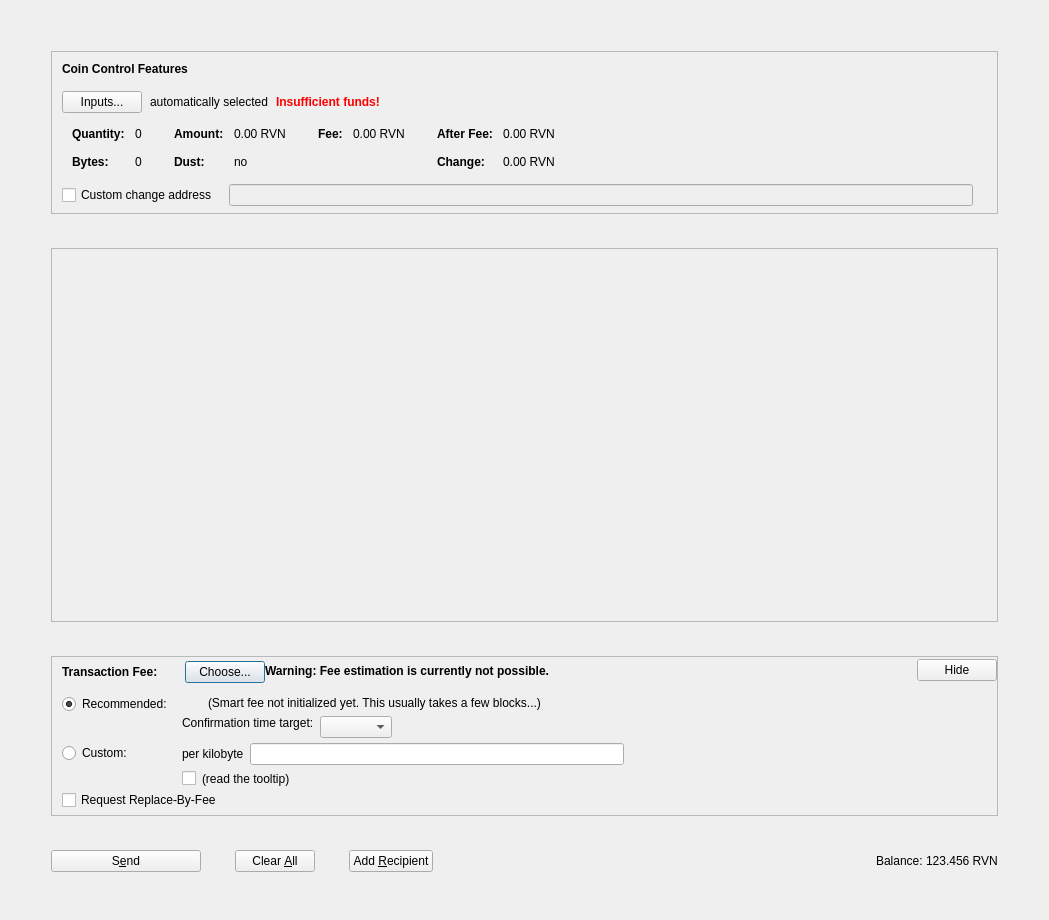
<?xml version="1.0" encoding="UTF-8"?>
<ui version="4.0">
 <class>SendCoinsDialog</class>
 <widget class="QDialog" name="SendCoinsDialog">
  <property name="geometry">
   <rect>
    <x>0</x>
    <y>0</y>
    <width>1049</width>
    <height>920</height>
   </rect>
  </property>
  <property name="windowTitle">
   <string>Send Coins</string>
  </property>
  <layout class="QVBoxLayout" name="verticalLayout" stretch="0">
   <property name="bottomMargin">
    <number>8</number>
   </property>
   <item>
    <layout class="QVBoxLayout" name="verticalLayout_3">
     <property name="spacing">
      <number>34</number>
     </property>
     <property name="leftMargin">
      <number>40</number>
     </property>
     <property name="topMargin">
      <number>40</number>
     </property>
     <property name="rightMargin">
      <number>40</number>
     </property>
     <property name="bottomMargin">
      <number>40</number>
     </property>
     <item>
      <widget class="QFrame" name="frameCoinControl">
       <property name="sizePolicy">
        <sizepolicy hsizetype="Expanding" vsizetype="Fixed">
         <horstretch>0</horstretch>
         <verstretch>0</verstretch>
        </sizepolicy>
       </property>
       <property name="maximumSize">
        <size>
         <width>16777215</width>
         <height>16777215</height>
        </size>
       </property>
       <property name="frameShape">
        <enum>QFrame::StyledPanel</enum>
       </property>
       <property name="frameShadow">
        <enum>QFrame::Sunken</enum>
       </property>
       <layout class="QVBoxLayout" name="verticalLayoutCoinControl2">
        <property name="spacing">
         <number>0</number>
        </property>
        <property name="leftMargin">
         <number>0</number>
        </property>
        <property name="topMargin">
         <number>0</number>
        </property>
        <property name="rightMargin">
         <number>0</number>
        </property>
        <property name="bottomMargin">
         <number>6</number>
        </property>
        <item>
         <layout class="QVBoxLayout" name="verticalLayoutCoinControl" stretch="0,0,0,0,0">
          <property name="spacing">
           <number>0</number>
          </property>
          <property name="leftMargin">
           <number>10</number>
          </property>
          <property name="topMargin">
           <number>10</number>
          </property>
          <item>
           <layout class="QHBoxLayout" name="horizontalLayoutCoinControl1">
            <property name="bottomMargin">
             <number>15</number>
            </property>
            <item>
             <widget class="QLabel" name="labelCoinControlFeatures">
              <property name="sizePolicy">
               <sizepolicy hsizetype="Preferred" vsizetype="Maximum">
                <horstretch>0</horstretch>
                <verstretch>0</verstretch>
               </sizepolicy>
              </property>
              <property name="font">
               <font>
                <weight>75</weight>
                <bold>true</bold>
               </font>
              </property>
              <property name="styleSheet">
               <string notr="true">font-weight:bold;</string>
              </property>
              <property name="text">
               <string>Coin Control Features</string>
              </property>
             </widget>
            </item>
           </layout>
          </item>
          <item>
           <layout class="QHBoxLayout" name="horizontalLayoutCoinControl2" stretch="0,0,0,0">
            <property name="spacing">
             <number>8</number>
            </property>
            <property name="bottomMargin">
             <number>10</number>
            </property>
            <item>
             <widget class="QPushButton" name="pushButtonCoinControl">
              <property name="styleSheet">
               <string notr="true"/>
              </property>
              <property name="text">
               <string>Inputs...</string>
              </property>
              <property name="autoDefault">
               <bool>false</bool>
              </property>
             </widget>
            </item>
            <item>
             <widget class="QLabel" name="labelCoinControlAutomaticallySelected">
              <property name="text">
               <string>automatically selected</string>
              </property>
              <property name="margin">
               <number>5</number>
              </property>
             </widget>
            </item>
            <item>
             <widget class="QLabel" name="labelCoinControlInsuffFunds">
              <property name="font">
               <font>
                <weight>75</weight>
                <bold>true</bold>
               </font>
              </property>
              <property name="styleSheet">
               <string notr="true">color:red;font-weight:bold;</string>
              </property>
              <property name="text">
               <string>Insufficient funds!</string>
              </property>
              <property name="margin">
               <number>5</number>
              </property>
             </widget>
            </item>
            <item>
             <spacer name="horizontalSpacerCoinControl">
              <property name="orientation">
               <enum>Qt::Horizontal</enum>
              </property>
              <property name="sizeHint" stdset="0">
               <size>
                <width>40</width>
                <height>1</height>
               </size>
              </property>
             </spacer>
            </item>
           </layout>
          </item>
          <item>
           <widget class="QWidget" name="widgetCoinControl" native="true">
            <property name="sizePolicy">
             <sizepolicy hsizetype="Preferred" vsizetype="Preferred">
              <horstretch>0</horstretch>
              <verstretch>0</verstretch>
             </sizepolicy>
            </property>
            <property name="minimumSize">
             <size>
              <width>0</width>
              <height>0</height>
             </size>
            </property>
            <property name="styleSheet">
             <string notr="true"/>
            </property>
            <layout class="QHBoxLayout" name="horizontalLayoutCoinControl5">
             <property name="leftMargin">
              <number>0</number>
             </property>
             <property name="topMargin">
              <number>0</number>
             </property>
             <property name="rightMargin">
              <number>0</number>
             </property>
             <property name="bottomMargin">
              <number>0</number>
             </property>
             <item>
              <layout class="QHBoxLayout" name="horizontalLayoutCoinControl3" stretch="0,0,0,1">
               <property name="spacing">
                <number>20</number>
               </property>
               <property name="topMargin">
                <number>0</number>
               </property>
               <property name="bottomMargin">
                <number>10</number>
               </property>
               <item>
                <layout class="QFormLayout" name="formLayoutCoinControl1">
                 <property name="horizontalSpacing">
                  <number>10</number>
                 </property>
                 <property name="verticalSpacing">
                  <number>14</number>
                 </property>
                 <property name="leftMargin">
                  <number>10</number>
                 </property>
                 <property name="topMargin">
                  <number>4</number>
                 </property>
                 <property name="rightMargin">
                  <number>6</number>
                 </property>
                 <item row="0" column="0">
                  <widget class="QLabel" name="labelCoinControlQuantityText">
                   <property name="font">
                    <font>
                     <weight>75</weight>
                     <bold>true</bold>
                    </font>
                   </property>
                   <property name="text">
                    <string>Quantity:</string>
                   </property>
                   <property name="margin">
                    <number>0</number>
                   </property>
                  </widget>
                 </item>
                 <item row="0" column="1">
                  <widget class="QLabel" name="labelCoinControlQuantity">
                   <property name="cursor">
                    <cursorShape>IBeamCursor</cursorShape>
                   </property>
                   <property name="contextMenuPolicy">
                    <enum>Qt::ActionsContextMenu</enum>
                   </property>
                   <property name="text">
                    <string notr="true">0</string>
                   </property>
                   <property name="margin">
                    <number>0</number>
                   </property>
                   <property name="textInteractionFlags">
                    <set>Qt::LinksAccessibleByMouse|Qt::TextSelectableByKeyboard|Qt::TextSelectableByMouse</set>
                   </property>
                  </widget>
                 </item>
                 <item row="1" column="0">
                  <widget class="QLabel" name="labelCoinControlBytesText">
                   <property name="font">
                    <font>
                     <weight>75</weight>
                     <bold>true</bold>
                    </font>
                   </property>
                   <property name="text">
                    <string>Bytes:</string>
                   </property>
                  </widget>
                 </item>
                 <item row="1" column="1">
                  <widget class="QLabel" name="labelCoinControlBytes">
                   <property name="cursor">
                    <cursorShape>IBeamCursor</cursorShape>
                   </property>
                   <property name="contextMenuPolicy">
                    <enum>Qt::ActionsContextMenu</enum>
                   </property>
                   <property name="text">
                    <string notr="true">0</string>
                   </property>
                   <property name="textInteractionFlags">
                    <set>Qt::LinksAccessibleByMouse|Qt::TextSelectableByKeyboard|Qt::TextSelectableByMouse</set>
                   </property>
                  </widget>
                 </item>
                </layout>
               </item>
               <item>
                <layout class="QFormLayout" name="formLayoutCoinControl2">
                 <property name="horizontalSpacing">
                  <number>10</number>
                 </property>
                 <property name="verticalSpacing">
                  <number>14</number>
                 </property>
                 <property name="leftMargin">
                  <number>6</number>
                 </property>
                 <property name="topMargin">
                  <number>4</number>
                 </property>
                 <property name="rightMargin">
                  <number>6</number>
                 </property>
                 <item row="0" column="0">
                  <widget class="QLabel" name="labelCoinControlAmountText">
                   <property name="font">
                    <font>
                     <weight>75</weight>
                     <bold>true</bold>
                    </font>
                   </property>
                   <property name="text">
                    <string>Amount:</string>
                   </property>
                   <property name="margin">
                    <number>0</number>
                   </property>
                  </widget>
                 </item>
                 <item row="0" column="1">
                  <widget class="QLabel" name="labelCoinControlAmount">
                   <property name="cursor">
                    <cursorShape>IBeamCursor</cursorShape>
                   </property>
                   <property name="contextMenuPolicy">
                    <enum>Qt::ActionsContextMenu</enum>
                   </property>
                   <property name="text">
                    <string notr="true">0.00 RVN</string>
                   </property>
                   <property name="textInteractionFlags">
                    <set>Qt::LinksAccessibleByMouse|Qt::TextSelectableByKeyboard|Qt::TextSelectableByMouse</set>
                   </property>
                  </widget>
                 </item>
                 <item row="1" column="0">
                  <widget class="QLabel" name="labelCoinControlLowOutputText">
                   <property name="font">
                    <font>
                     <weight>75</weight>
                     <bold>true</bold>
                    </font>
                   </property>
                   <property name="text">
                    <string>Dust:</string>
                   </property>
                  </widget>
                 </item>
                 <item row="1" column="1">
                  <widget class="QLabel" name="labelCoinControlLowOutput">
                   <property name="cursor">
                    <cursorShape>IBeamCursor</cursorShape>
                   </property>
                   <property name="contextMenuPolicy">
                    <enum>Qt::ActionsContextMenu</enum>
                   </property>
                   <property name="text">
                    <string notr="true">no</string>
                   </property>
                   <property name="textInteractionFlags">
                    <set>Qt::LinksAccessibleByMouse|Qt::TextSelectableByKeyboard|Qt::TextSelectableByMouse</set>
                   </property>
                  </widget>
                 </item>
                </layout>
               </item>
               <item>
                <layout class="QFormLayout" name="formLayoutCoinControl3">
                 <property name="horizontalSpacing">
                  <number>10</number>
                 </property>
                 <property name="verticalSpacing">
                  <number>14</number>
                 </property>
                 <property name="leftMargin">
                  <number>6</number>
                 </property>
                 <property name="topMargin">
                  <number>4</number>
                 </property>
                 <property name="rightMargin">
                  <number>6</number>
                 </property>
                 <item row="0" column="0">
                  <widget class="QLabel" name="labelCoinControlFeeText">
                   <property name="font">
                    <font>
                     <weight>75</weight>
                     <bold>true</bold>
                    </font>
                   </property>
                   <property name="text">
                    <string>Fee:</string>
                   </property>
                   <property name="margin">
                    <number>0</number>
                   </property>
                  </widget>
                 </item>
                 <item row="0" column="1">
                  <widget class="QLabel" name="labelCoinControlFee">
                   <property name="cursor">
                    <cursorShape>IBeamCursor</cursorShape>
                   </property>
                   <property name="contextMenuPolicy">
                    <enum>Qt::ActionsContextMenu</enum>
                   </property>
                   <property name="text">
                    <string notr="true">0.00 RVN</string>
                   </property>
                   <property name="textInteractionFlags">
                    <set>Qt::LinksAccessibleByMouse|Qt::TextSelectableByKeyboard|Qt::TextSelectableByMouse</set>
                   </property>
                  </widget>
                 </item>
                </layout>
               </item>
               <item>
                <layout class="QFormLayout" name="formLayoutCoinControl4">
                 <property name="horizontalSpacing">
                  <number>10</number>
                 </property>
                 <property name="verticalSpacing">
                  <number>14</number>
                 </property>
                 <property name="leftMargin">
                  <number>6</number>
                 </property>
                 <property name="topMargin">
                  <number>4</number>
                 </property>
                 <property name="rightMargin">
                  <number>6</number>
                 </property>
                 <item row="0" column="0">
                  <widget class="QLabel" name="labelCoinControlAfterFeeText">
                   <property name="font">
                    <font>
                     <weight>75</weight>
                     <bold>true</bold>
                    </font>
                   </property>
                   <property name="text">
                    <string>After Fee:</string>
                   </property>
                   <property name="margin">
                    <number>0</number>
                   </property>
                  </widget>
                 </item>
                 <item row="0" column="1">
                  <widget class="QLabel" name="labelCoinControlAfterFee">
                   <property name="cursor">
                    <cursorShape>IBeamCursor</cursorShape>
                   </property>
                   <property name="contextMenuPolicy">
                    <enum>Qt::ActionsContextMenu</enum>
                   </property>
                   <property name="text">
                    <string notr="true">0.00 RVN</string>
                   </property>
                   <property name="textInteractionFlags">
                    <set>Qt::LinksAccessibleByMouse|Qt::TextSelectableByKeyboard|Qt::TextSelectableByMouse</set>
                   </property>
                  </widget>
                 </item>
                 <item row="1" column="0">
                  <widget class="QLabel" name="labelCoinControlChangeText">
                   <property name="font">
                    <font>
                     <weight>75</weight>
                     <bold>true</bold>
                    </font>
                   </property>
                   <property name="text">
                    <string>Change:</string>
                   </property>
                  </widget>
                 </item>
                 <item row="1" column="1">
                  <widget class="QLabel" name="labelCoinControlChange">
                   <property name="cursor">
                    <cursorShape>IBeamCursor</cursorShape>
                   </property>
                   <property name="contextMenuPolicy">
                    <enum>Qt::ActionsContextMenu</enum>
                   </property>
                   <property name="text">
                    <string notr="true">0.00 RVN</string>
                   </property>
                   <property name="textInteractionFlags">
                    <set>Qt::LinksAccessibleByMouse|Qt::TextSelectableByKeyboard|Qt::TextSelectableByMouse</set>
                   </property>
                  </widget>
                 </item>
                </layout>
               </item>
              </layout>
             </item>
            </layout>
           </widget>
          </item>
          <item>
           <layout class="QHBoxLayout" name="horizontalLayoutCoinControl4" stretch="0,0,0">
            <property name="spacing">
             <number>12</number>
            </property>
            <property name="sizeConstraint">
             <enum>QLayout::SetDefaultConstraint</enum>
            </property>
            <property name="topMargin">
             <number>5</number>
            </property>
            <property name="rightMargin">
             <number>5</number>
            </property>
            <item>
             <widget class="QCheckBox" name="checkBoxCoinControlChange">
              <property name="toolTip">
               <string>If this is activated, but the change address is empty or invalid, change will be sent to a newly generated address.</string>
              </property>
              <property name="text">
               <string>Custom change address</string>
              </property>
             </widget>
            </item>
            <item>
             <widget class="QValidatedLineEdit" name="lineEditCoinControlChange">
              <property name="enabled">
               <bool>false</bool>
              </property>
              <property name="sizePolicy">
               <sizepolicy hsizetype="Expanding" vsizetype="Fixed">
                <horstretch>0</horstretch>
                <verstretch>0</verstretch>
               </sizepolicy>
              </property>
             </widget>
            </item>
            <item>
             <widget class="QLabel" name="labelCoinControlChangeLabel">
              <property name="sizePolicy">
               <sizepolicy hsizetype="Preferred" vsizetype="Expanding">
                <horstretch>0</horstretch>
                <verstretch>0</verstretch>
               </sizepolicy>
              </property>
              <property name="minimumSize">
               <size>
                <width>0</width>
                <height>0</height>
               </size>
              </property>
              <property name="text">
               <string/>
              </property>
              <property name="margin">
               <number>3</number>
              </property>
             </widget>
            </item>
           </layout>
          </item>
          <item>
           <spacer name="verticalSpacerCoinControl">
            <property name="orientation">
             <enum>Qt::Vertical</enum>
            </property>
            <property name="sizeHint" stdset="0">
             <size>
              <width>800</width>
              <height>1</height>
             </size>
            </property>
           </spacer>
          </item>
         </layout>
        </item>
       </layout>
      </widget>
     </item>
     <item>
      <widget class="QScrollArea" name="scrollArea">
       <property name="widgetResizable">
        <bool>true</bool>
       </property>
       <widget class="QWidget" name="scrollAreaWidgetContents">
        <property name="geometry">
         <rect>
          <x>0</x>
          <y>0</y>
          <width>943</width>
          <height>263</height>
         </rect>
        </property>
        <layout class="QVBoxLayout" name="verticalLayout_2" stretch="0,0">
         <property name="leftMargin">
          <number>0</number>
         </property>
         <property name="topMargin">
          <number>0</number>
         </property>
         <property name="rightMargin">
          <number>0</number>
         </property>
         <property name="bottomMargin">
          <number>0</number>
         </property>
         <item>
          <layout class="QVBoxLayout" name="entries">
           <property name="spacing">
            <number>6</number>
           </property>
          </layout>
         </item>
         <item>
          <spacer name="verticalSpacer">
           <property name="orientation">
            <enum>Qt::Vertical</enum>
           </property>
           <property name="sizeHint" stdset="0">
            <size>
             <width>20</width>
             <height>1000</height>
            </size>
           </property>
          </spacer>
         </item>
        </layout>
       </widget>
      </widget>
     </item>
     <item>
      <widget class="QFrame" name="frameFee">
       <property name="sizePolicy">
        <sizepolicy hsizetype="Expanding" vsizetype="Fixed">
         <horstretch>0</horstretch>
         <verstretch>0</verstretch>
        </sizepolicy>
       </property>
       <property name="maximumSize">
        <size>
         <width>16777215</width>
         <height>16777215</height>
        </size>
       </property>
       <property name="frameShape">
        <enum>QFrame::StyledPanel</enum>
       </property>
       <property name="frameShadow">
        <enum>QFrame::Sunken</enum>
       </property>
       <layout class="QVBoxLayout" name="verticalLayoutFee1">
        <property name="spacing">
         <number>0</number>
        </property>
        <property name="leftMargin">
         <number>0</number>
        </property>
        <property name="topMargin">
         <number>0</number>
        </property>
        <property name="rightMargin">
         <number>0</number>
        </property>
        <property name="bottomMargin">
         <number>0</number>
        </property>
        <item>
         <layout class="QVBoxLayout" name="verticalLayoutFee2" stretch="0,0,0">
          <property name="spacing">
           <number>0</number>
          </property>
          <property name="leftMargin">
           <number>10</number>
          </property>
          <property name="topMargin">
           <number>0</number>
          </property>
          <item>
           <layout class="QHBoxLayout" name="horizontalLayoutFee1">
            <property name="bottomMargin">
             <number>0</number>
            </property>
            <item>
             <layout class="QVBoxLayout" name="verticalLayoutFee7">
              <property name="spacing">
               <number>0</number>
              </property>
              <item>
               <spacer name="verticalSpacerSmartFee">
                <property name="orientation">
                 <enum>Qt::Vertical</enum>
                </property>
                <property name="sizeType">
                 <enum>QSizePolicy::Fixed</enum>
                </property>
                <property name="sizeHint" stdset="0">
                 <size>
                  <width>1</width>
                  <height>4</height>
                 </size>
                </property>
               </spacer>
              </item>
              <item>
               <layout class="QHBoxLayout" name="horizontalLayoutSmartFee">
                <property name="spacing">
                 <number>10</number>
                </property>
                <item>
                 <widget class="QLabel" name="labelFeeHeadline">
                  <property name="sizePolicy">
                   <sizepolicy hsizetype="Preferred" vsizetype="Maximum">
                    <horstretch>0</horstretch>
                    <verstretch>0</verstretch>
                   </sizepolicy>
                  </property>
                  <property name="font">
                   <font>
                    <weight>75</weight>
                    <bold>true</bold>
                   </font>
                  </property>
                  <property name="styleSheet">
                   <string notr="true">font-weight:bold;</string>
                  </property>
                  <property name="text">
                   <string>Transaction Fee:</string>
                  </property>
                 </widget>
                </item>
                <item>
                 <widget class="QLabel" name="labelFeeMinimized">
                  <property name="text">
                   <string/>
                  </property>
                 </widget>
                </item>
                <item>
                 <widget class="QPushButton" name="buttonChooseFee">
                  <property name="text">
                   <string>Choose...</string>
                  </property>
                 </widget>
                </item>
               </layout>
              </item>
              <item>
               <spacer name="verticalSpacer_5">
                <property name="orientation">
                 <enum>Qt::Vertical</enum>
                </property>
                <property name="sizeHint" stdset="0">
                 <size>
                  <width>1</width>
                  <height>1</height>
                 </size>
                </property>
               </spacer>
              </item>
             </layout>
            </item>
            <item>
             <widget class="QLabel" name="fallbackFeeWarningLabel">
              <property name="font">
               <font>
                <weight>75</weight>
                <bold>true</bold>
               </font>
              </property>
              <property name="toolTip">
               <string>Using the fallbackfee can result in sending a transaction that will take several hours or days (or never) to confirm. Consider choosing your fee manually or wait until you have validated the complete chain.</string>
              </property>
              <property name="text">
               <string>Warning: Fee estimation is currently not possible.</string>
              </property>
              <property name="wordWrap">
               <bool>false</bool>
              </property>
             </widget>
            </item>
            <item>
             <spacer name="horizontalSpacer_4">
              <property name="orientation">
               <enum>Qt::Horizontal</enum>
              </property>
              <property name="sizeType">
               <enum>QSizePolicy::MinimumExpanding</enum>
              </property>
              <property name="sizeHint" stdset="0">
               <size>
                <width>40</width>
                <height>20</height>
               </size>
              </property>
             </spacer>
            </item>
            <item>
             <widget class="QPushButton" name="buttonMinimizeFee">
              <property name="toolTip">
               <string>collapse fee-settings</string>
              </property>
              <property name="text">
               <string>Hide</string>
              </property>
             </widget>
            </item>
           </layout>
          </item>
          <item>
           <widget class="QFrame" name="frameFeeSelection">
            <layout class="QVBoxLayout" name="verticalLayoutFee12">
             <property name="spacing">
              <number>0</number>
             </property>
             <property name="leftMargin">
              <number>0</number>
             </property>
             <property name="topMargin">
              <number>0</number>
             </property>
             <property name="rightMargin">
              <number>0</number>
             </property>
             <property name="bottomMargin">
              <number>0</number>
             </property>
             <item>
              <layout class="QGridLayout" name="gridLayoutFee">
               <property name="topMargin">
                <number>10</number>
               </property>
               <property name="bottomMargin">
                <number>4</number>
               </property>
               <property name="horizontalSpacing">
                <number>10</number>
               </property>
               <property name="verticalSpacing">
                <number>4</number>
               </property>
               <item row="1" column="1">
                <layout class="QVBoxLayout" name="verticalLayoutFee8">
                 <property name="spacing">
                  <number>6</number>
                 </property>
                 <item>
                  <layout class="QHBoxLayout" name="horizontalLayoutFee13">
                   <item>
                    <widget class="QLabel" name="labelCustomPerKilobyte">
                     <property name="toolTip">
                      <string>If the custom fee is set to 1000 satoshis and the transaction is only 250 bytes, then &quot;per kilobyte&quot; only pays 250 satoshis in fee, while &quot;total at least&quot; pays 1000 satoshis. For transactions bigger than a kilobyte both pay by kilobyte.</string>
                     </property>
                     <property name="text">
                      <string>per kilobyte</string>
                     </property>
                    </widget>
                   </item>
                   <item>
                    <widget class="RavenAmountField" name="customFee"/>
                   </item>
                   <item>
                    <spacer name="horizontalSpacer_6">
                     <property name="orientation">
                      <enum>Qt::Horizontal</enum>
                     </property>
                     <property name="sizeHint" stdset="0">
                      <size>
                       <width>1</width>
                       <height>1</height>
                      </size>
                     </property>
                    </spacer>
                   </item>
                  </layout>
                 </item>
                 <item>
                  <layout class="QHBoxLayout" name="horizontalLayoutFee8">
                   <item>
                    <widget class="QCheckBox" name="checkBoxMinimumFee">
                     <property name="toolTip">
                      <string>Paying only the minimum fee is just fine as long as there is less transaction volume than space in the blocks. But be aware that this can end up in a never confirming transaction once there is more demand for raven transactions than the network can process.</string>
                     </property>
                     <property name="text">
                      <string/>
                     </property>
                    </widget>
                   </item>
                   <item>
                    <widget class="QLabel" name="labelMinFeeWarning">
                     <property name="enabled">
                      <bool>true</bool>
                     </property>
                     <property name="toolTip">
                      <string>Paying only the minimum fee is just fine as long as there is less transaction volume than space in the blocks. But be aware that this can end up in a never confirming transaction once there is more demand for raven transactions than the network can process.</string>
                     </property>
                     <property name="text">
                      <string>(read the tooltip)</string>
                     </property>
                     <property name="margin">
                      <number>5</number>
                     </property>
                    </widget>
                   </item>
                   <item>
                    <spacer name="horizontalSpacer_2">
                     <property name="orientation">
                      <enum>Qt::Horizontal</enum>
                     </property>
                     <property name="sizeHint" stdset="0">
                      <size>
                       <width>1</width>
                       <height>1</height>
                      </size>
                     </property>
                    </spacer>
                   </item>
                  </layout>
                 </item>
                </layout>
               </item>
               <item row="0" column="0">
                <layout class="QVBoxLayout" name="verticalLayoutFee4" stretch="0,1">
                 <item>
                  <widget class="QRadioButton" name="radioSmartFee">
                   <property name="text">
                    <string>Recommended:</string>
                   </property>
                   <property name="checked">
                    <bool>true</bool>
                   </property>
                   <attribute name="buttonGroup">
                    <string notr="true">groupFee</string>
                   </attribute>
                  </widget>
                 </item>
                 <item>
                  <spacer name="verticalSpacer_2">
                   <property name="orientation">
                    <enum>Qt::Vertical</enum>
                   </property>
                   <property name="sizeHint" stdset="0">
                    <size>
                     <width>1</width>
                     <height>1</height>
                    </size>
                   </property>
                  </spacer>
                 </item>
                </layout>
               </item>
               <item row="1" column="0">
                <layout class="QVBoxLayout" name="verticalLayoutFee9" stretch="0,1">
                 <item>
                  <widget class="QRadioButton" name="radioCustomFee">
                   <property name="text">
                    <string>Custom:</string>
                   </property>
                   <attribute name="buttonGroup">
                    <string notr="true">groupFee</string>
                   </attribute>
                  </widget>
                 </item>
                 <item>
                  <spacer name="verticalSpacer_6">
                   <property name="orientation">
                    <enum>Qt::Vertical</enum>
                   </property>
                   <property name="sizeHint" stdset="0">
                    <size>
                     <width>1</width>
                     <height>1</height>
                    </size>
                   </property>
                  </spacer>
                 </item>
                </layout>
               </item>
               <item row="0" column="1">
                <layout class="QVBoxLayout" name="verticalLayoutFee3" stretch="0,0,1">
                 <property name="spacing">
                  <number>6</number>
                 </property>
                 <property name="topMargin">
                  <number>2</number>
                 </property>
                 <item>
                  <layout class="QHBoxLayout" name="horizontalLayoutFee12">
                   <item>
                    <widget class="QLabel" name="labelSmartFee">
                     <property name="text">
                      <string/>
                     </property>
                     <property name="margin">
                      <number>2</number>
                     </property>
                    </widget>
                   </item>
                   <item>
                    <widget class="QLabel" name="labelFeeEstimation">
                     <property name="text">
                      <string/>
                     </property>
                    </widget>
                   </item>
                   <item>
                    <widget class="QLabel" name="labelSmartFee2">
                     <property name="text">
                      <string>(Smart fee not initialized yet. This usually takes a few blocks...)</string>
                     </property>
                     <property name="margin">
                      <number>2</number>
                     </property>
                    </widget>
                   </item>
                   <item>
                    <spacer name="horizontalSpacer_5">
                     <property name="orientation">
                      <enum>Qt::Horizontal</enum>
                     </property>
                     <property name="sizeHint" stdset="0">
                      <size>
                       <width>1</width>
                       <height>1</height>
                      </size>
                     </property>
                    </spacer>
                   </item>
                  </layout>
                 </item>
                 <item>
                  <layout class="QHBoxLayout" name="horizontalLayoutFee9">
                   <item>
                    <layout class="QVBoxLayout" name="verticalLayoutFee6">
                     <item>
                      <widget class="QLabel" name="labelSmartFee3">
                       <property name="text">
                        <string>Confirmation time target:</string>
                       </property>
                       <property name="margin">
                        <number>2</number>
                       </property>
                      </widget>
                     </item>
                     <item>
                      <spacer name="verticalSpacer_3">
                       <property name="orientation">
                        <enum>Qt::Vertical</enum>
                       </property>
                       <property name="sizeHint" stdset="0">
                        <size>
                         <width>1</width>
                         <height>1</height>
                        </size>
                       </property>
                      </spacer>
                     </item>
                    </layout>
                   </item>
                   <item>
                    <layout class="QVBoxLayout" name="verticalLayoutFee5">
                     <property name="rightMargin">
                      <number>30</number>
                     </property>
                     <item>
                      <layout class="QHBoxLayout" name="horizontalLayoutConfTarget">
                       <property name="bottomMargin">
                        <number>0</number>
                       </property>
                       <item>
                        <widget class="QComboBox" name="confTargetSelector"/>
                       </item>
                       <item>
                        <spacer name="horizontalSpacerConfTarget">
                         <property name="orientation">
                          <enum>Qt::Horizontal</enum>
                         </property>
                         <property name="sizeHint" stdset="0">
                          <size>
                           <width>40</width>
                           <height>20</height>
                          </size>
                         </property>
                        </spacer>
                       </item>
                      </layout>
                     </item>
                    </layout>
                   </item>
                  </layout>
                 </item>
                 <item>
                  <spacer name="verticalSpacer_4">
                   <property name="orientation">
                    <enum>Qt::Vertical</enum>
                   </property>
                   <property name="sizeHint" stdset="0">
                    <size>
                     <width>1</width>
                     <height>1</height>
                    </size>
                   </property>
                  </spacer>
                 </item>
                </layout>
               </item>
              </layout>
             </item>
             <item>
              <widget class="QCheckBox" name="optInRBF">
               <property name="toolTip">
                <string>Indicates that the sender may wish to replace this transaction with a new one paying higher fees (prior to being confirmed).</string>
               </property>
               <property name="text">
                <string>Request Replace-By-Fee</string>
               </property>
              </widget>
             </item>
            </layout>
           </widget>
          </item>
          <item>
           <spacer name="verticalSpacerFee">
            <property name="orientation">
             <enum>Qt::Vertical</enum>
            </property>
            <property name="sizeHint" stdset="0">
             <size>
              <width>40</width>
              <height>5</height>
             </size>
            </property>
           </spacer>
          </item>
         </layout>
        </item>
       </layout>
      </widget>
     </item>
     <item>
      <layout class="QHBoxLayout" name="horizontalLayout">
       <item>
        <widget class="QPushButton" name="sendButton">
         <property name="minimumSize">
          <size>
           <width>150</width>
           <height>0</height>
          </size>
         </property>
         <property name="toolTip">
          <string>Confirm the send action</string>
         </property>
         <property name="text">
          <string>S&amp;end</string>
         </property>
         <property name="icon">
          <iconset resource="../raven.qrc">
           <normaloff>:/icons/send</normaloff>:/icons/send</iconset>
         </property>
         <property name="autoDefault">
          <bool>false</bool>
         </property>
         <property name="default">
          <bool>false</bool>
         </property>
        </widget>
       </item>
       <item>
        <widget class="QPushButton" name="clearButton">
         <property name="sizePolicy">
          <sizepolicy hsizetype="Minimum" vsizetype="Fixed">
           <horstretch>0</horstretch>
           <verstretch>0</verstretch>
          </sizepolicy>
         </property>
         <property name="toolTip">
          <string>Clear all fields of the form.</string>
         </property>
         <property name="text">
          <string>Clear &amp;All</string>
         </property>
         <property name="icon">
          <iconset resource="../raven.qrc">
           <normaloff>:/icons/remove</normaloff>:/icons/remove</iconset>
         </property>
         <property name="autoDefault">
          <bool>false</bool>
         </property>
        </widget>
       </item>
       <item>
        <widget class="QPushButton" name="addButton">
         <property name="toolTip">
          <string>Send to multiple recipients at once</string>
         </property>
         <property name="text">
          <string>Add &amp;Recipient</string>
         </property>
         <property name="icon">
          <iconset resource="../raven.qrc">
           <normaloff>:/icons/add</normaloff>:/icons/add</iconset>
         </property>
         <property name="autoDefault">
          <bool>false</bool>
         </property>
        </widget>
       </item>
       <item>
        <spacer name="horizontalSpacer">
         <property name="orientation">
          <enum>Qt::Horizontal</enum>
         </property>
         <property name="sizeHint" stdset="0">
          <size>
           <width>40</width>
           <height>20</height>
          </size>
         </property>
        </spacer>
       </item>
       <item>
        <layout class="QHBoxLayout" name="horizontalLayout_2">
         <property name="spacing">
          <number>3</number>
         </property>
         <item>
          <widget class="QLabel" name="label">
           <property name="sizePolicy">
            <sizepolicy hsizetype="Preferred" vsizetype="Fixed">
             <horstretch>0</horstretch>
             <verstretch>0</verstretch>
            </sizepolicy>
           </property>
           <property name="text">
            <string>Balance:</string>
           </property>
          </widget>
         </item>
         <item>
          <widget class="QLabel" name="labelBalance">
           <property name="sizePolicy">
            <sizepolicy hsizetype="Preferred" vsizetype="Fixed">
             <horstretch>0</horstretch>
             <verstretch>0</verstretch>
            </sizepolicy>
           </property>
           <property name="cursor">
            <cursorShape>IBeamCursor</cursorShape>
           </property>
           <property name="text">
            <string notr="true">123.456 RVN</string>
           </property>
           <property name="textInteractionFlags">
            <set>Qt::LinksAccessibleByMouse|Qt::TextSelectableByKeyboard|Qt::TextSelectableByMouse</set>
           </property>
          </widget>
         </item>
        </layout>
       </item>
      </layout>
     </item>
    </layout>
   </item>
  </layout>
 </widget>
 <customwidgets>
  <customwidget>
   <class>QValidatedLineEdit</class>
   <extends>QLineEdit</extends>
   <header>qt/qvalidatedlineedit.h</header>
  </customwidget>
  <customwidget>
   <class>RavenAmountField</class>
   <extends>QLineEdit</extends>
   <header>qt/ravenamountfield.h</header>
   <container>1</container>
  </customwidget>
 </customwidgets>
 <resources>
  <include location="../raven.qrc"/>
 </resources>
 <connections/>
 <buttongroups>
  <buttongroup name="groupFee"/>
 </buttongroups>
</ui>
